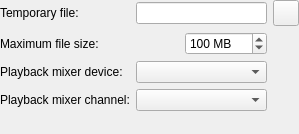
<?xml version="1.0" encoding="UTF-8"?>
<ui version="4.0">
 <class>TimeShifterConfigurationUI</class>
 <widget class="QWidget" name="TimeShifterConfigurationUI">
  <property name="geometry">
   <rect>
    <x>0</x>
    <y>0</y>
    <width>299</width>
    <height>134</height>
   </rect>
  </property>
  <property name="windowTitle">
   <string>SetupDialogGeneral</string>
  </property>
  <layout class="QGridLayout">
   <property name="margin">
    <number>0</number>
   </property>
   <item row="0" column="0">
    <layout class="QGridLayout">
     <item row="1" column="3">
      <spacer name="spacer18_3_2">
       <property name="orientation">
        <enum>Qt::Horizontal</enum>
       </property>
       <property name="sizeType">
        <enum>QSizePolicy::Preferred</enum>
       </property>
       <property name="sizeHint" stdset="0">
        <size>
         <width>30</width>
         <height>21</height>
        </size>
       </property>
      </spacer>
     </item>
     <item row="1" column="1">
      <spacer name="spacer18_3_2_2">
       <property name="orientation">
        <enum>Qt::Horizontal</enum>
       </property>
       <property name="sizeType">
        <enum>QSizePolicy::Preferred</enum>
       </property>
       <property name="sizeHint" stdset="0">
        <size>
         <width>104</width>
         <height>21</height>
        </size>
       </property>
      </spacer>
     </item>
     <item row="1" column="2">
      <widget class="QSpinBox" name="editTempFileSize">
       <property name="suffix">
        <string> MB</string>
       </property>
       <property name="minimum">
        <number>10</number>
       </property>
       <property name="maximum">
        <number>10000</number>
       </property>
       <property name="singleStep">
        <number>10</number>
       </property>
       <property name="value">
        <number>100</number>
       </property>
      </widget>
     </item>
     <item row="1" column="0">
      <widget class="QLabel" name="labelTempFileSize">
       <property name="text">
        <string>Maximum file size:</string>
       </property>
       <property name="wordWrap">
        <bool>false</bool>
       </property>
      </widget>
     </item>
     <item row="2" column="0">
      <widget class="QLabel" name="labelPlaybackMixerDevice">
       <property name="text">
        <string>Playback mixer device:</string>
       </property>
       <property name="wordWrap">
        <bool>false</bool>
       </property>
      </widget>
     </item>
     <item row="0" column="0">
      <widget class="QLabel" name="labelTempFile">
       <property name="text">
        <string>Temporary file:</string>
       </property>
       <property name="wordWrap">
        <bool>false</bool>
       </property>
      </widget>
     </item>
     <item row="0" column="1" colspan="2">
      <widget class="QLineEdit" name="editTempFile"/>
     </item>
     <item row="3" column="0">
      <widget class="QLabel" name="labelPlaybackMixerChannel">
       <property name="text">
        <string>Playback mixer channel:</string>
       </property>
       <property name="wordWrap">
        <bool>false</bool>
       </property>
      </widget>
     </item>
     <item row="0" column="3">
      <widget class="QPushButton" name="buttonSelectTempFile">
       <property name="sizePolicy">
        <sizepolicy hsizetype="Fixed" vsizetype="Fixed">
         <horstretch>0</horstretch>
         <verstretch>0</verstretch>
        </sizepolicy>
       </property>
       <property name="minimumSize">
        <size>
         <width>26</width>
         <height>26</height>
        </size>
       </property>
       <property name="text">
        <string/>
       </property>
      </widget>
     </item>
     <item row="2" column="1" colspan="2">
      <widget class="QComboBox" name="comboPlaybackMixerDevice"/>
     </item>
     <item row="3" column="1" colspan="2">
      <widget class="QComboBox" name="comboPlaybackMixerChannel"/>
     </item>
     <item row="3" column="3">
      <spacer name="spacer18_3">
       <property name="orientation">
        <enum>Qt::Horizontal</enum>
       </property>
       <property name="sizeType">
        <enum>QSizePolicy::Preferred</enum>
       </property>
       <property name="sizeHint" stdset="0">
        <size>
         <width>30</width>
         <height>21</height>
        </size>
       </property>
      </spacer>
     </item>
     <item row="2" column="3">
      <spacer name="spacer18_3_4">
       <property name="orientation">
        <enum>Qt::Horizontal</enum>
       </property>
       <property name="sizeType">
        <enum>QSizePolicy::Preferred</enum>
       </property>
       <property name="sizeHint" stdset="0">
        <size>
         <width>30</width>
         <height>21</height>
        </size>
       </property>
      </spacer>
     </item>
    </layout>
   </item>
   <item row="1" column="0">
    <spacer name="spacer16">
     <property name="orientation">
      <enum>Qt::Vertical</enum>
     </property>
     <property name="sizeType">
      <enum>QSizePolicy::Expanding</enum>
     </property>
     <property name="sizeHint" stdset="0">
      <size>
       <width>20</width>
       <height>61</height>
      </size>
     </property>
    </spacer>
   </item>
  </layout>
 </widget>
 <layoutdefault spacing="6" margin="0"/>
 <pixmapfunction>SmallIconSet</pixmapfunction>
 <tabstops>
  <tabstop>editTempFile</tabstop>
  <tabstop>buttonSelectTempFile</tabstop>
  <tabstop>editTempFileSize</tabstop>
  <tabstop>comboPlaybackMixerDevice</tabstop>
  <tabstop>comboPlaybackMixerChannel</tabstop>
 </tabstops>
 <resources/>
 <connections/>
</ui>
